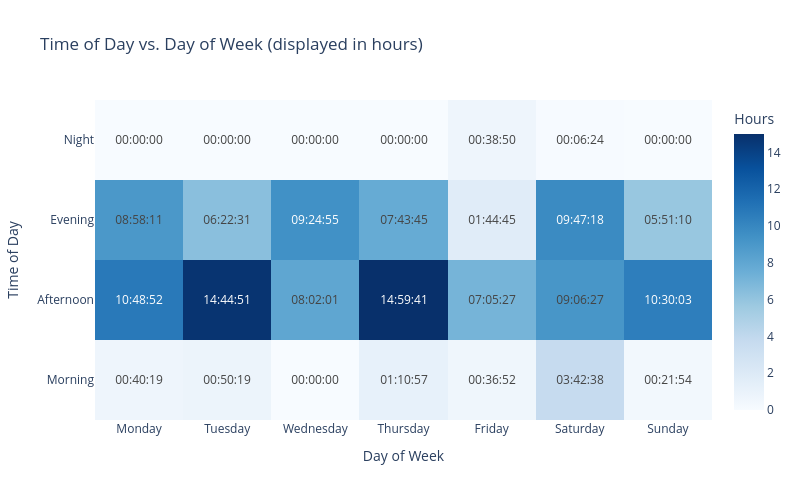

Notebook cell for this chart:
### Code cell
# Define order for consistent axis display
day_order = ["Monday", "Tuesday", "Wednesday", "Thursday", "Friday", "Saturday", "Sunday"]
time_order = ["Morning", "Afternoon", "Evening", "Night"]

# Build contingency table (counts)
contingency_table = pd.crosstab(df["time_of_day"], df["day_of_week"])
contingency_table = contingency_table.reindex(index=time_order, columns=day_order)

# Convert counts to hours for display only
hours_table = contingency_table / 3600

def seconds_to_hms(total_seconds: int) -> str:
    """Convert a number of seconds into an HH:MM:SS formatted string.

    Args:
        total_seconds: Total duration in seconds.

    Returns:
        Formatted string as "HH:MM:SS".
    """
    total_seconds = int(total_seconds)
    hours, remainder = divmod(total_seconds, 3600)
    minutes, seconds = divmod(remainder, 60)
    return f"{hours:02d}:{minutes:02d}:{seconds:02d}"

text_labels = contingency_table.map(seconds_to_hms)

fig = go.Figure(
    data=go.Heatmap(
        z=hours_table.values,
        x=contingency_table.columns,
        y=contingency_table.index,
        colorscale="Blues",
        text=text_labels.values,
        texttemplate="%{text}",
        colorbar=dict(title="Hours"),
    )
)

fig.update_layout(
    title="Time of Day vs. Day of Week (displayed in hours)",
    xaxis_title="Day of Week",
    yaxis_title="Time of Day",
    width=800,
    height=500,
)
fig.show()

### Figure 1 — Plotly figure (JSON) as saved in the notebook; plotly's stock layout.template omitted (floating-point values rounded to 4 significant figures)
{"data": [{"colorbar": {"title": {"text": "Hours"}}, "colorscale": [[0, "rgb(247,251,255)"], [0.125, "rgb(222,235,247)"], [0.25, "rgb(198,219,239)"], [0.375, "rgb(158,202,225)"], [0.5, "rgb(107,174,214)"], [0.625, "rgb(66,146,198)"], [0.75, "rgb(33,113,181)"], [0.875, "rgb(8,81,156)"], [1, "rgb(8,48,107)"]], "text": [["00:40:19", "00:50:19", "00:00:00", "01:10:57", "00:36:52", "03:42:38", "00:21:54"], ["10:48:52", "14:44:51", "08:02:01", "14:59:41", "07:05:27", "09:06:27", "10:30:03"], ["08:58:11", "06:22:31", "09:24:55", "07:43:45", "01:44:45", "09:47:18", "05:51:10"], ["00:00:00", "00:00:00", "00:00:00", "00:00:00", "00:38:50", "00:06:24", "00:00:00"]], "texttemplate": "%{text}", "type": "heatmap", "x": ["Monday", "Tuesday", "Wednesday", "Thursday", "Friday", "Saturday", "Sunday"], "y": ["Morning", "Afternoon", "Evening", "Night"], "z": [[0.6719, 0.8386, 0.0, 1.183, 0.6144, 3.711, 0.365], [10.81, 14.75, 8.034, 14.99, 7.091, 9.107, 10.5], [8.97, 6.375, 9.415, 7.729, 1.746, 9.788, 5.853], [0.0, 0.0, 0.0, 0.0, 0.6472, 0.1067, 0.0]]}], "layout": {"height": 500, "title": {"text": "Time of Day vs. Day of Week (displayed in hours)"}, "width": 800, "xaxis": {"title": {"text": "Day of Week"}}, "yaxis": {"title": {"text": "Time of Day"}}}}
